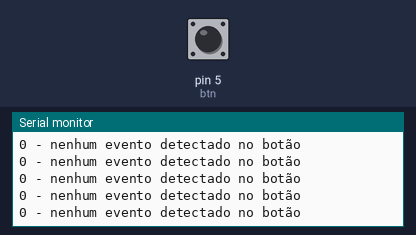
Bench run of a sketch on a simulated Arduino Uno, built with avr-gcc and run on an emulated ATmega328P. Parts: the last lines printed to the serial monitor. The inputs (shaded band) are chosen by the test bench; at power-on: pin 5 (btn) LOW.

Above: at 1.2 s.
1.3 s: pin 5 (btn) pulled HIGH for 0.15 s
At 1.4 s:
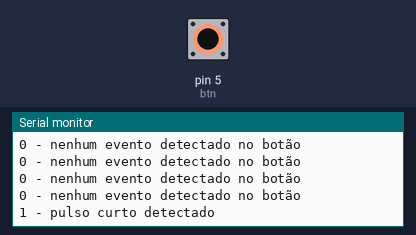
4.4 s: pin 5 (btn) pulled HIGH for 0.15 s
7.5 s: pin 5 (btn) pulled HIGH for 1 s
At 7.61 s:
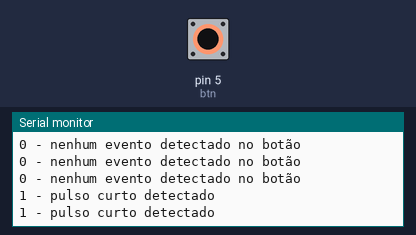

Measured:
- after the input at 1.3 s, the serial monitor: prints a new line after 0.08 s (image 1)

The sketch:

_ex3_.ino
```cpp
byte btn = 5;
void setup() {
  Serial.begin(9600);
  // put your setup code here, to run once:
  pinMode(btn, INPUT);
}

void loop() {
     if(Resultado() == 0){
        Serial.println("0 - nenhum evento detectado no botão");
     }
     else if(Resultado() == 1){
        Serial.println("1 - pulso curto detectado");
     }
     else if(Resultado() == 2){
        Serial.println("2 - pulso longo detectado");
     }

}
byte Resultado(){
static byte estado = 0;
static unsigned long t0 = 0;
unsigned long ta = millis();
bool b = digitalRead(btn);
switch (estado) {
  case 0:
    if (b == 1) {
      t0 = ta;
      estado = 1;
    }
  break;

  case 1:
    if (b == 0) {
      estado = 0;
    }

    else if (ta - t0 >= 2000) {
      estado = 2;
    }
  break;

  case 2:
    if (b == 0) {
      estado = 0;
    }
  break;
}
  return estado;
}
```
